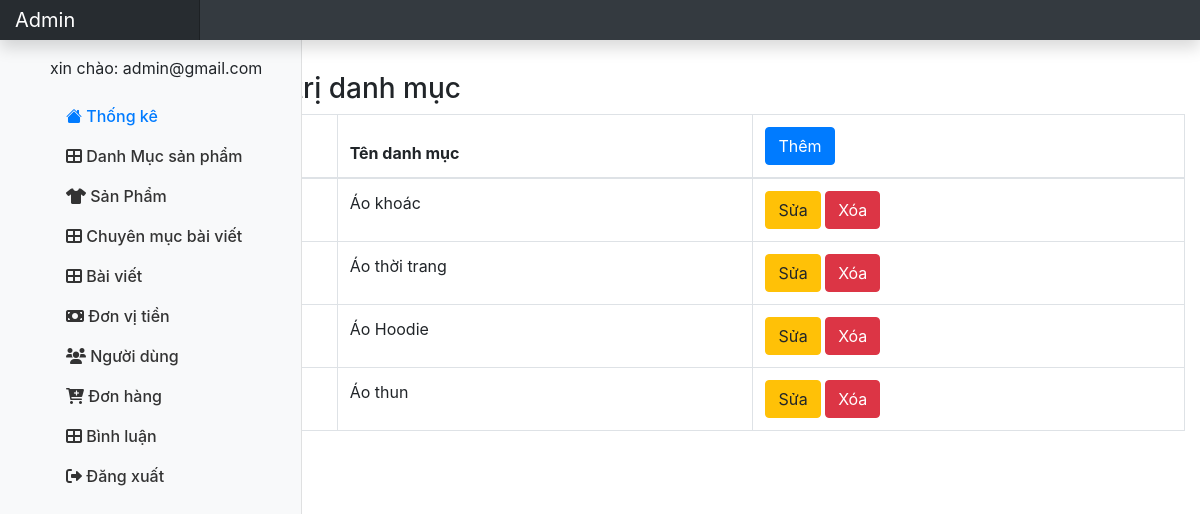
Page /admin/index.php?page_layout=danh-muc (signed in) on the committed database.
### tables this page shows
CREATE TABLE `category` (
  `id` int(11) NOT NULL,
  `cate_name` varchar(100) NOT NULL,
  `create_at` date NOT NULL,
  `update_at` date NOT NULL
);

### admin/category/list.php (the view, shortened to what this page needs)
<?php
    require_once('../database/connect.php');
?>
<?php
$sql = "SELECT * FROM category";
$query = mysqli_query($connect, $sql);
?>
<br>
    <h3> Quản trị danh mục </h3>
    <table class="table table-bordered">
        <thead>
            <tr>
                <th scope="col">id</th>
                <th scope="col">Tên danh mục</th>
                <th scope="col">
                    <a href="index.php?page_layout=add-category" class="btn btn-primary"> Thêm  </a>
                </th>
            </tr>
        </thead>
        <tbody>
            <?php
            while ($row = mysqli_fetch_assoc($query)) {
            ?>
                <tr>
                    <th scope="row"><?php echo $row['id'] ?></th>
                    <td><?php echo $row['cate_name'] ?></td>
                    <td>
                        <a href="index.php?page_layout=edit-category&id=<?php echo $row['id'] ?>" class="btn btn-warning">Sửa</a>
                        <a href="index.php?page_layout=delete-category&id=<?php echo $row['id'] ?>" class="btn btn-danger" onclick="return Delete('<?php echo $row['cate_name'] ?>')">Xóa</a>
                    </td>
                </tr>
            <?php        } ?>
        </tbody>
    </table>
</div>

### admin/css/style.css (style rules this page uses)
body { font-size: .875rem; }
::placeholder { color: #BDBDBD; opacity: 1; font-weight: 300 }
a { color: inherit; cursor: pointer }

### rows in the picture
category: cate_name "Áo khoác"
category: cate_name "Áo thời trang"
category: cate_name "Áo Hoodie"
category: cate_name "Áo thun"

### other values in the picture
$_SESSION['login'] "admin@gmail.com"
